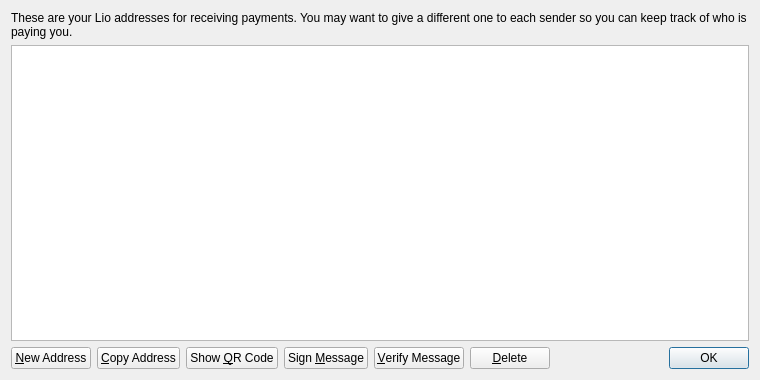
<?xml version="1.0" encoding="UTF-8"?>
<ui version="4.0">
 <class>AddressBookPage</class>
 <widget class="QWidget" name="AddressBookPage">
  <property name="geometry">
   <rect>
    <x>0</x>
    <y>0</y>
    <width>760</width>
    <height>380</height>
   </rect>
  </property>
  <property name="windowTitle">
   <string>Address Book</string>
  </property>
  <property name="styleSheet">
   <string notr="true">background-image: url(:/images/bkg2);</string>
  </property>
  <layout class="QVBoxLayout" name="verticalLayout">
   <item>
    <widget class="QLabel" name="labelExplanation">
     <property name="text">
      <string>These are your Lio addresses for receiving payments. You may want to give a different one to each sender so you can keep track of who is paying you.</string>
     </property>
     <property name="textFormat">
      <enum>Qt::PlainText</enum>
     </property>
     <property name="wordWrap">
      <bool>true</bool>
     </property>
    </widget>
   </item>
   <item>
    <widget class="QTableView" name="tableView">
     <property name="contextMenuPolicy">
      <enum>Qt::CustomContextMenu</enum>
     </property>
     <property name="toolTip">
      <string>Double-click to edit address or label</string>
     </property>
     <property name="tabKeyNavigation">
      <bool>false</bool>
     </property>
     <property name="alternatingRowColors">
      <bool>true</bool>
     </property>
     <property name="selectionMode">
      <enum>QAbstractItemView::SingleSelection</enum>
     </property>
     <property name="selectionBehavior">
      <enum>QAbstractItemView::SelectRows</enum>
     </property>
     <property name="sortingEnabled">
      <bool>true</bool>
     </property>
     <attribute name="verticalHeaderVisible">
      <bool>false</bool>
     </attribute>
    </widget>
   </item>
   <item>
    <layout class="QHBoxLayout" name="horizontalLayout">
     <item>
      <widget class="QPushButton" name="newAddressButton">
       <property name="toolTip">
        <string>Create a new address</string>
       </property>
       <property name="text">
        <string>&amp;New Address</string>
       </property>
       <property name="icon">
        <iconset resource="../bitcoin.qrc">
         <normaloff>:/icons/add</normaloff>:/icons/add</iconset>
       </property>
      </widget>
     </item>
     <item>
      <widget class="QPushButton" name="copyToClipboard">
       <property name="toolTip">
        <string>Copy the currently selected address to the system clipboard</string>
       </property>
       <property name="text">
        <string>&amp;Copy Address</string>
       </property>
       <property name="icon">
        <iconset resource="../bitcoin.qrc">
         <normaloff>:/icons/editcopy</normaloff>:/icons/editcopy</iconset>
       </property>
      </widget>
     </item>
     <item>
      <widget class="QPushButton" name="showQRCode">
       <property name="text">
        <string>Show &amp;QR Code</string>
       </property>
       <property name="icon">
        <iconset resource="../bitcoin.qrc">
         <normaloff>:/icons/qrcode</normaloff>:/icons/qrcode</iconset>
       </property>
      </widget>
     </item>
     <item>
      <widget class="QPushButton" name="signMessage">
       <property name="toolTip">
        <string>Sign a message to prove you own a Lio address</string>
       </property>
       <property name="text">
        <string>Sign &amp;Message</string>
       </property>
       <property name="icon">
        <iconset resource="../bitcoin.qrc">
         <normaloff>:/icons/edit</normaloff>:/icons/edit</iconset>
       </property>
      </widget>
     </item>
     <item>
      <widget class="QPushButton" name="verifyMessage">
       <property name="toolTip">
        <string>Verify a message to ensure it was signed with a specified Lio address</string>
       </property>
       <property name="text">
        <string>&amp;Verify Message</string>
       </property>
       <property name="icon">
        <iconset resource="../bitcoin.qrc">
         <normaloff>:/icons/transaction_0</normaloff>:/icons/transaction_0</iconset>
       </property>
      </widget>
     </item>
     <item>
      <widget class="QPushButton" name="deleteButton">
       <property name="toolTip">
        <string>Delete the currently selected address from the list</string>
       </property>
       <property name="text">
        <string>&amp;Delete</string>
       </property>
       <property name="icon">
        <iconset resource="../bitcoin.qrc">
         <normaloff>:/icons/remove</normaloff>:/icons/remove</iconset>
       </property>
      </widget>
     </item>
     <item>
      <spacer name="horizontalSpacer">
       <property name="orientation">
        <enum>Qt::Horizontal</enum>
       </property>
       <property name="sizeHint" stdset="0">
        <size>
         <width>40</width>
         <height>20</height>
        </size>
       </property>
      </spacer>
     </item>
     <item>
      <widget class="QDialogButtonBox" name="buttonBox">
       <property name="sizePolicy">
        <sizepolicy hsizetype="Maximum" vsizetype="Fixed">
         <horstretch>0</horstretch>
         <verstretch>0</verstretch>
        </sizepolicy>
       </property>
       <property name="standardButtons">
        <set>QDialogButtonBox::Ok</set>
       </property>
      </widget>
     </item>
    </layout>
   </item>
  </layout>
 </widget>
 <resources>
  <include location="../bitcoin.qrc"/>
 </resources>
 <connections/>
</ui>
